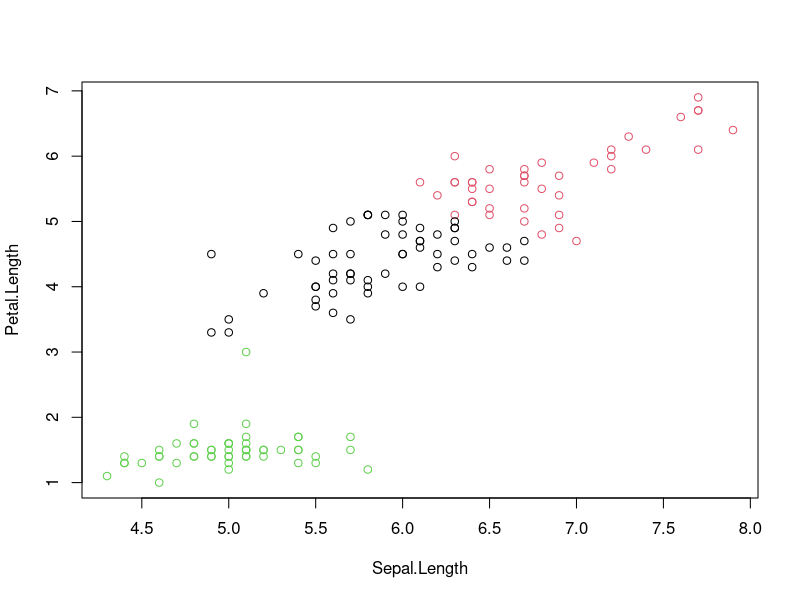
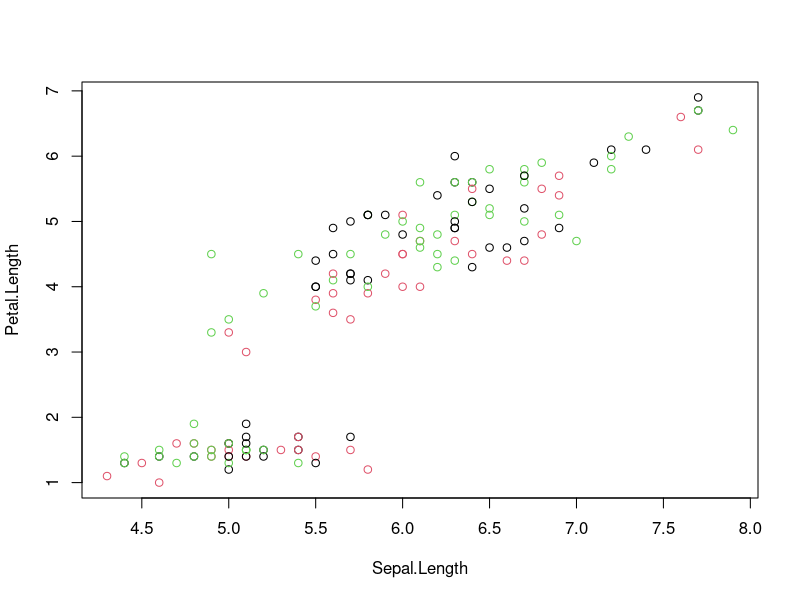
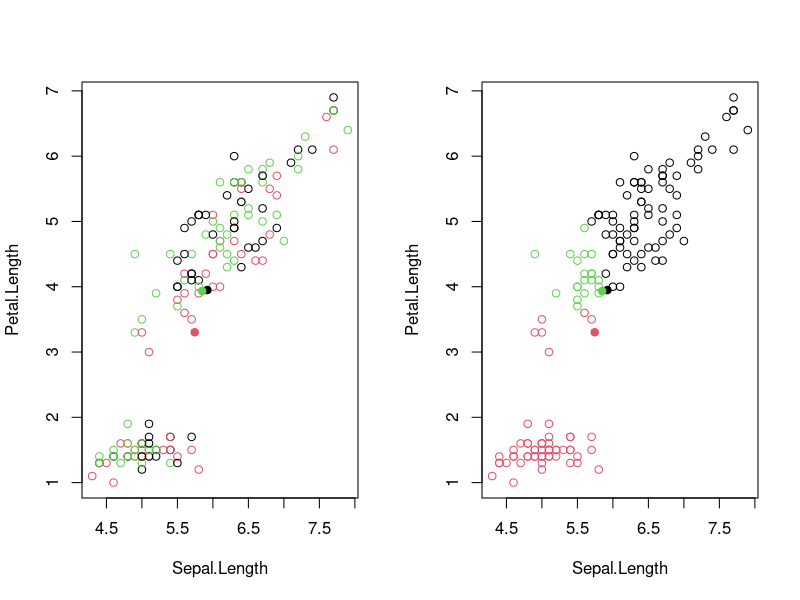
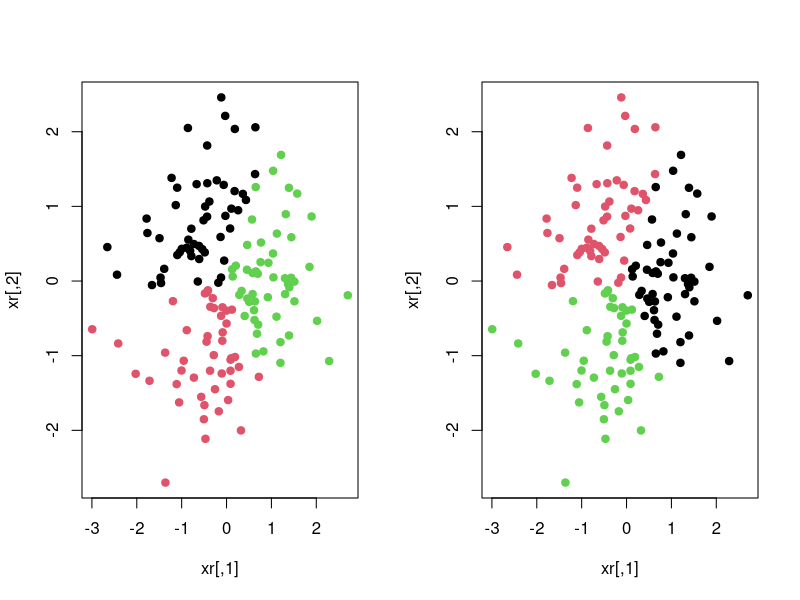
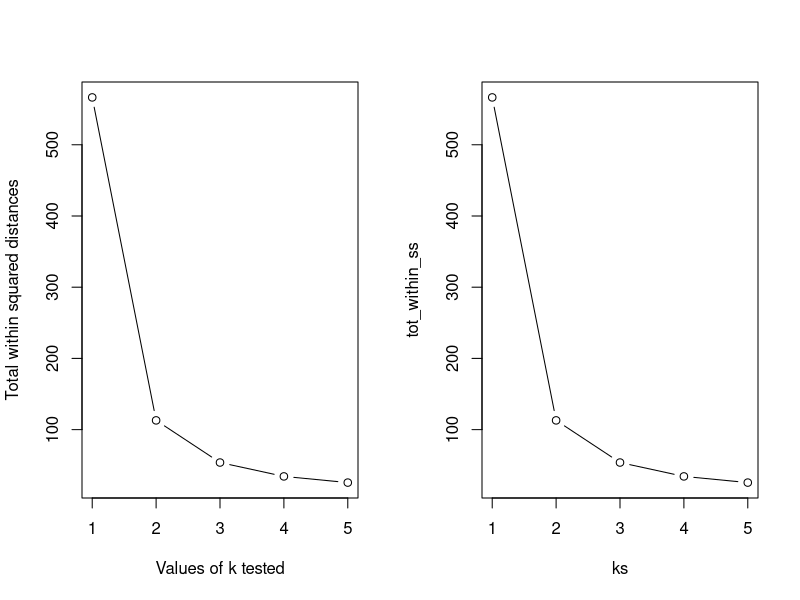
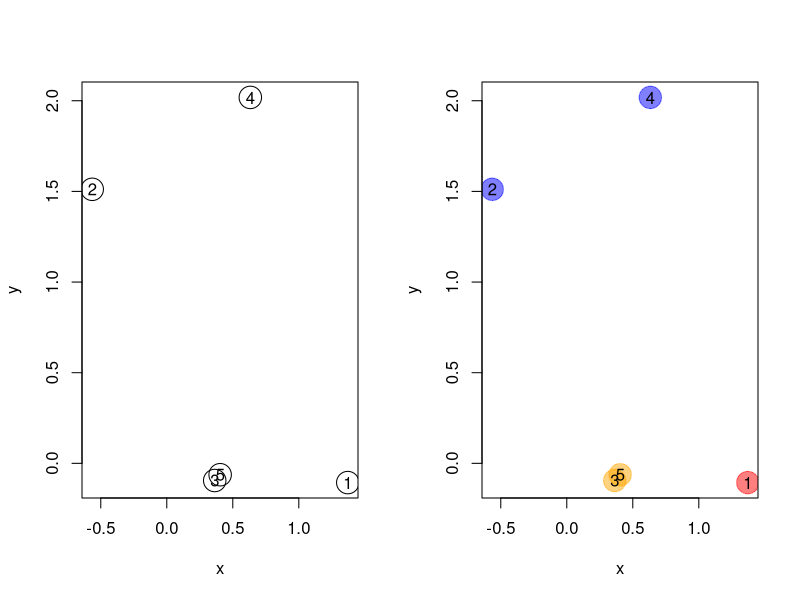
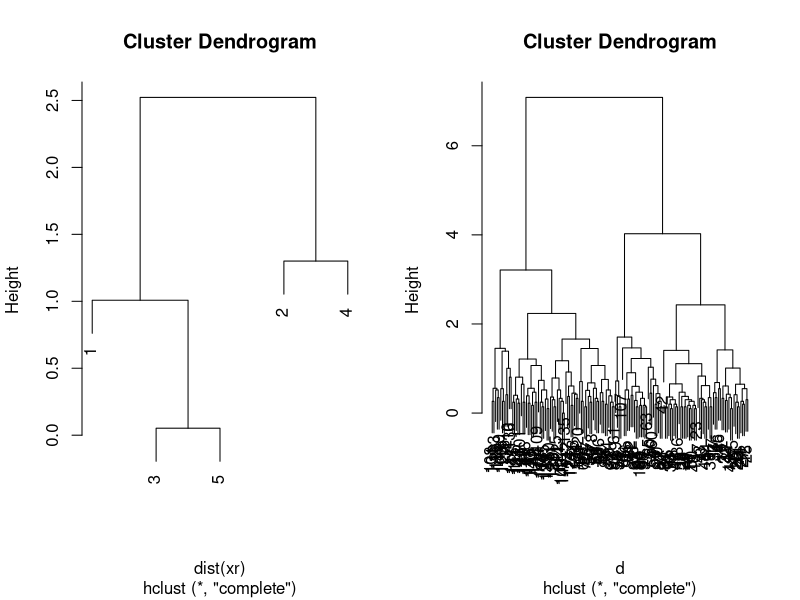
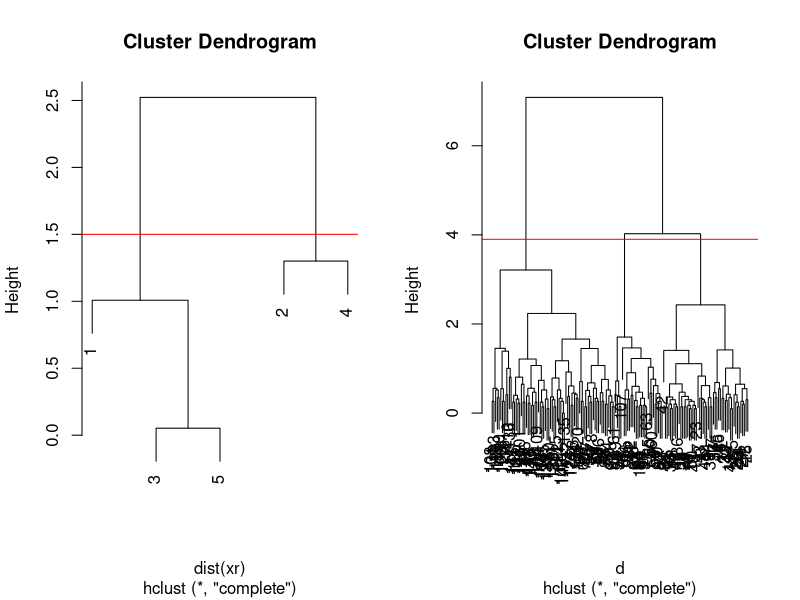

Write the R code that produced these figures, in order.
## ---- chunk 1
i <- grep("Length", names(iris))
x <- iris[, i]
## ---- chunk 2
cl <- kmeans(x, 3, nstart = 10)
## ---- chunk 3
plot(x, col = cl$cluster)
## ---- chunk 4
set.seed(12)
init <- sample(3, nrow(x), replace = TRUE)
plot(x, col = init)
## ---- chunk 5
par(mfrow = c(1, 2))
plot(x, col = init)
centres <- sapply(1:3, function(i) colMeans(x[init == i, ], ))
centres <- t(centres)
points(centres[, 1], centres[, 2], pch = 19, col = 1:3)

tmp <- dist(rbind(centres, x))
tmp <- as.matrix(tmp)[, 1:3]

ki <- apply(tmp, 1, which.min)
ki <- ki[-(1:3)]

plot(x, col = ki)
points(centres[, 1], centres[, 2], pch = 19, col = 1:3)
## ---- chunk 6
cl1 <- kmeans(x, centers = 3, nstart = 10)
cl2 <- kmeans(x, centers = 3, nstart = 10)
table(cl1$cluster, cl2$cluster)

cl1 <- kmeans(x, centers = 3, nstart = 1)
cl2 <- kmeans(x, centers = 3, nstart = 1)
table(cl1$cluster, cl2$cluster)

set.seed(42)
xr <- matrix(rnorm(prod(dim(x))), ncol = ncol(x))
cl1 <- kmeans(xr, centers = 3, nstart = 1)
cl2 <- kmeans(xr, centers = 3, nstart = 1)
table(cl1$cluster, cl2$cluster)
diffres <- cl1$cluster != cl2$cluster
par(mfrow = c(1, 2))
plot(xr, col = cl1$cluster, pch = ifelse(diffres, 19, 1))
plot(xr, col = cl2$cluster, pch = ifelse(diffres, 19, 1))
## ---- chunk 7
ks <- 1:5
tot_within_ss <- sapply(ks, function(k) {
    cl <- kmeans(x, k, nstart = 10)
    cl$tot.withinss
})
plot(ks, tot_within_ss, type = "b",
     ylab = "Total within squared distances",
     xlab = "Values of k tested")
## ---- chunk 8
ks <- 1:5
tot_within_ss <- sapply(ks, function(k) {
    cl <- kmeans(x, k, nstart = 10)
    cl$tot.withinss
})
plot(ks, tot_within_ss, type = "b")
## ---- chunk 9
set.seed(42)
xr <- data.frame(x = rnorm(5),
                 y = rnorm(5))
cls <- c("red", "blue", "orange", "blue", "orange")
cls <- scales::col2hcl(cls, alpha = 0.5)
par(mfrow = c(1, 2))
plot(xr, cex = 3)
text(xr$x, xr$y, 1:5)
plot(xr, cex = 3, col = cls, pch = 19)
text(xr$x, xr$y, 1:5)
## ---- chunk 10
plot(hcr <- hclust(dist(xr)))
## ---- chunk 11
d <- dist(iris[, 1:4])
hcl <- hclust(d)
hcl
plot(hcl)
## ---- chunk 12
plot(hcr)
abline(h = 1.5, col = "red")
## ---- chunk 13
plot(hcl)
abline(h = 3.9, col = "red")
cutree(hcl, k = 3)
cutree(hcl, h = 3.9)
identical(cutree(hcl, k = 3), cutree(hcl, h = 3.9))
## ---- chunk 14
km <- kmeans(iris[, 1:4], centers = 3, nstart = 10)
hcl <- hclust(dist(iris[, 1:4]))
table(km$cluster, cutree(hcl, k = 3))
par(mfrow = c(1, 2))
plot(iris$Petal.Length, iris$Sepal.Length, col = km$cluster, main = "k-means")
plot(iris$Petal.Length, iris$Sepal.Length, col = cutree(hcl, k = 3), main = "Hierarchical clustering")
## Checking with the labels provided with the iris data
table(iris$Species, km$cluster)
table(iris$Species, cutree(hcl, k = 3))
## ---- chunk 15
colMeans(mtcars)
hcl1 <- hclust(dist(mtcars))
hcl2 <- hclust(dist(scale(mtcars)))
par(mfrow = c(1, 2))
plot(hcl1, main = "original data")
plot(hcl2, main = "scaled data")
## ---- chunk 16
xy <- matrix(rnorm(200), ncol = 2)
kcl2 <- kmeans(xy, centers = 2)
kcl3 <- kmeans(xy, centers = 3)
kcl4 <- kmeans(xy, centers = 4)
kcl5 <- kmeans(xy, centers = 5)
kcl6 <- kmeans(xy, centers = 6)
par(mfrow = c(2, 3))
plot(xy)
plot(xy, col = kcl2$cluster)
plot(xy, col = kcl3$cluster)
plot(xy, col = kcl4$cluster)
plot(xy, col = kcl5$cluster)
plot(xy, col = kcl6$cluster)
